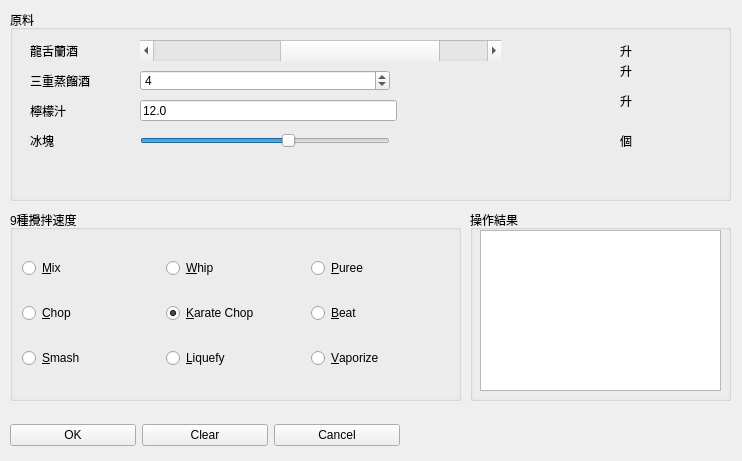
<?xml version="1.0" encoding="UTF-8"?>
<ui version="4.0">
 <class>MatrixWin</class>
 <widget class="QWidget" name="MatrixWin">
  <property name="geometry">
   <rect>
    <x>0</x>
    <y>0</y>
    <width>742</width>
    <height>461</height>
   </rect>
  </property>
  <property name="windowTitle">
   <string>瑪格麗特雞尾酒*調酒器</string>
  </property>
  <widget class="QGroupBox" name="groupBox">
   <property name="geometry">
    <rect>
     <x>10</x>
     <y>210</y>
     <width>451</width>
     <height>191</height>
    </rect>
   </property>
   <property name="toolTip">
    <string>Speed of the blender</string>
   </property>
   <property name="title">
    <string>9種攪拌速度</string>
   </property>
   <layout class="QGridLayout" name="gridLayout_2">
    <item row="0" column="0">
     <widget class="QRadioButton" name="speedButton1">
      <property name="text">
       <string>&amp;Mix</string>
      </property>
      <attribute name="buttonGroup">
       <string notr="true">speedButtonGroup</string>
      </attribute>
     </widget>
    </item>
    <item row="0" column="2">
     <widget class="QRadioButton" name="speedButton3">
      <property name="text">
       <string>&amp;Puree</string>
      </property>
      <attribute name="buttonGroup">
       <string notr="true">speedButtonGroup</string>
      </attribute>
     </widget>
    </item>
    <item row="1" column="0">
     <widget class="QRadioButton" name="speedButton4">
      <property name="text">
       <string>&amp;Chop</string>
      </property>
      <attribute name="buttonGroup">
       <string notr="true">speedButtonGroup</string>
      </attribute>
     </widget>
    </item>
    <item row="1" column="1">
     <widget class="QRadioButton" name="speedButton5">
      <property name="text">
       <string>&amp;Karate Chop</string>
      </property>
      <property name="checked">
       <bool>true</bool>
      </property>
      <attribute name="buttonGroup">
       <string notr="true">speedButtonGroup</string>
      </attribute>
     </widget>
    </item>
    <item row="1" column="2">
     <widget class="QRadioButton" name="speedButton6">
      <property name="text">
       <string>&amp;Beat</string>
      </property>
      <attribute name="buttonGroup">
       <string notr="true">speedButtonGroup</string>
      </attribute>
     </widget>
    </item>
    <item row="3" column="2">
     <widget class="QRadioButton" name="speedButton9">
      <property name="text">
       <string>&amp;Vaporize</string>
      </property>
      <attribute name="buttonGroup">
       <string notr="true">speedButtonGroup</string>
      </attribute>
     </widget>
    </item>
    <item row="3" column="1">
     <widget class="QRadioButton" name="speedButton8">
      <property name="text">
       <string>&amp;Liquefy</string>
      </property>
      <attribute name="buttonGroup">
       <string notr="true">speedButtonGroup</string>
      </attribute>
     </widget>
    </item>
    <item row="3" column="0">
     <widget class="QRadioButton" name="speedButton7">
      <property name="text">
       <string>&amp;Smash</string>
      </property>
      <attribute name="buttonGroup">
       <string notr="true">speedButtonGroup</string>
      </attribute>
     </widget>
    </item>
    <item row="0" column="1">
     <widget class="QRadioButton" name="speedButton2">
      <property name="text">
       <string>&amp;Whip</string>
      </property>
      <attribute name="buttonGroup">
       <string notr="true">speedButtonGroup</string>
      </attribute>
     </widget>
    </item>
   </layout>
  </widget>
  <widget class="QGroupBox" name="resultGroup">
   <property name="geometry">
    <rect>
     <x>470</x>
     <y>210</y>
     <width>261</width>
     <height>191</height>
    </rect>
   </property>
   <property name="title">
    <string>操作結果</string>
   </property>
   <widget class="QTextEdit" name="resultText">
    <property name="geometry">
     <rect>
      <x>10</x>
      <y>20</y>
      <width>241</width>
      <height>161</height>
     </rect>
    </property>
   </widget>
  </widget>
  <widget class="QWidget" name="layoutWidget">
   <property name="geometry">
    <rect>
     <x>10</x>
     <y>420</y>
     <width>390</width>
     <height>30</height>
    </rect>
   </property>
   <layout class="QHBoxLayout" name="horizontalLayout">
    <item>
     <widget class="QPushButton" name="okBtn">
      <property name="text">
       <string>OK</string>
      </property>
     </widget>
    </item>
    <item>
     <widget class="QPushButton" name="clearBtn">
      <property name="text">
       <string>Clear</string>
      </property>
     </widget>
    </item>
    <item>
     <widget class="QPushButton" name="cancelBtn">
      <property name="text">
       <string>Cancel</string>
      </property>
     </widget>
    </item>
   </layout>
  </widget>
  <widget class="QGroupBox" name="groupBox_2">
   <property name="geometry">
    <rect>
     <x>10</x>
     <y>10</y>
     <width>721</width>
     <height>191</height>
    </rect>
   </property>
   <property name="title">
    <string>原料</string>
   </property>
   <widget class="QLabel" name="label">
    <property name="geometry">
     <rect>
      <x>20</x>
      <y>30</y>
      <width>151</width>
      <height>21</height>
     </rect>
    </property>
    <property name="text">
     <string>龍舌蘭酒</string>
    </property>
   </widget>
   <widget class="QLabel" name="label_2">
    <property name="geometry">
     <rect>
      <x>20</x>
      <y>60</y>
      <width>151</width>
      <height>21</height>
     </rect>
    </property>
    <property name="text">
     <string>三重蒸餾酒</string>
    </property>
   </widget>
   <widget class="QLabel" name="label_7">
    <property name="geometry">
     <rect>
      <x>20</x>
      <y>90</y>
      <width>131</width>
      <height>21</height>
     </rect>
    </property>
    <property name="text">
     <string>檸檬汁</string>
    </property>
   </widget>
   <widget class="QLabel" name="label_4">
    <property name="geometry">
     <rect>
      <x>20</x>
      <y>120</y>
      <width>151</width>
      <height>22</height>
     </rect>
    </property>
    <property name="text">
     <string>冰塊</string>
    </property>
   </widget>
   <widget class="QScrollBar" name="tequilaScrollBar">
    <property name="enabled">
     <bool>true</bool>
    </property>
    <property name="geometry">
     <rect>
      <x>130</x>
      <y>30</y>
      <width>361</width>
      <height>21</height>
     </rect>
    </property>
    <property name="toolTip">
     <string>Jiggers of tequila</string>
    </property>
    <property name="maximum">
     <number>11</number>
    </property>
    <property name="value">
     <number>8</number>
    </property>
    <property name="sliderPosition">
     <number>8</number>
    </property>
    <property name="orientation">
     <enum>Qt::Horizontal</enum>
    </property>
   </widget>
   <widget class="QSpinBox" name="tripleSecSpinBox">
    <property name="geometry">
     <rect>
      <x>130</x>
      <y>60</y>
      <width>250</width>
      <height>21</height>
     </rect>
    </property>
    <property name="toolTip">
     <string>Jiggers of triple sec</string>
    </property>
    <property name="maximum">
     <number>11</number>
    </property>
    <property name="value">
     <number>4</number>
    </property>
   </widget>
   <widget class="QLineEdit" name="limeJuiceLineEdit">
    <property name="geometry">
     <rect>
      <x>130</x>
      <y>90</y>
      <width>257</width>
      <height>21</height>
     </rect>
    </property>
    <property name="toolTip">
     <string>Jiggers of lime juice</string>
    </property>
    <property name="text">
     <string>12.0</string>
    </property>
   </widget>
   <widget class="QSlider" name="iceHorizontalSlider">
    <property name="geometry">
     <rect>
      <x>130</x>
      <y>120</y>
      <width>250</width>
      <height>22</height>
     </rect>
    </property>
    <property name="toolTip">
     <string>Chunks of ice</string>
    </property>
    <property name="minimum">
     <number>0</number>
    </property>
    <property name="maximum">
     <number>20</number>
    </property>
    <property name="value">
     <number>12</number>
    </property>
    <property name="orientation">
     <enum>Qt::Horizontal</enum>
    </property>
   </widget>
   <widget class="QLabel" name="label_6">
    <property name="geometry">
     <rect>
      <x>610</x>
      <y>30</y>
      <width>61</width>
      <height>21</height>
     </rect>
    </property>
    <property name="text">
     <string>升</string>
    </property>
   </widget>
   <widget class="QLabel" name="label_3">
    <property name="geometry">
     <rect>
      <x>610</x>
      <y>50</y>
      <width>61</width>
      <height>21</height>
     </rect>
    </property>
    <property name="text">
     <string>升</string>
    </property>
   </widget>
   <widget class="QLabel" name="label_8">
    <property name="geometry">
     <rect>
      <x>610</x>
      <y>80</y>
      <width>61</width>
      <height>21</height>
     </rect>
    </property>
    <property name="text">
     <string>升</string>
    </property>
   </widget>
   <widget class="QLabel" name="label_5">
    <property name="geometry">
     <rect>
      <x>610</x>
      <y>120</y>
      <width>61</width>
      <height>21</height>
     </rect>
    </property>
    <property name="text">
     <string>個</string>
    </property>
   </widget>
   <widget class="QLabel" name="selScrollBarLbl">
    <property name="geometry">
     <rect>
      <x>520</x>
      <y>30</y>
      <width>51</width>
      <height>21</height>
     </rect>
    </property>
    <property name="text">
     <string/>
    </property>
   </widget>
   <widget class="QLabel" name="selIceSliderLbl">
    <property name="geometry">
     <rect>
      <x>520</x>
      <y>120</y>
      <width>51</width>
      <height>21</height>
     </rect>
    </property>
    <property name="text">
     <string/>
    </property>
   </widget>
  </widget>
 </widget>
 <resources/>
 <connections>
  <connection>
   <sender>okBtn</sender>
   <signal>clicked()</signal>
   <receiver>MatrixWin</receiver>
   <slot>uiAccept()</slot>
   <hints>
    <hint type="sourcelabel">
     <x>58</x>
     <y>382</y>
    </hint>
    <hint type="destinationlabel">
     <x>597</x>
     <y>223</y>
    </hint>
   </hints>
  </connection>
  <connection>
   <sender>cancelBtn</sender>
   <signal>clicked()</signal>
   <receiver>MatrixWin</receiver>
   <slot>uiReject()</slot>
   <hints>
    <hint type="sourcelabel">
     <x>261</x>
     <y>386</y>
    </hint>
    <hint type="destinationlabel">
     <x>621</x>
     <y>295</y>
    </hint>
   </hints>
  </connection>
  <connection>
   <sender>clearBtn</sender>
   <signal>clicked()</signal>
   <receiver>MatrixWin</receiver>
   <slot>uiClear()</slot>
   <hints>
    <hint type="sourcelabel">
     <x>145</x>
     <y>384</y>
    </hint>
    <hint type="destinationlabel">
     <x>587</x>
     <y>351</y>
    </hint>
   </hints>
  </connection>
  <connection>
   <sender>iceHorizontalSlider</sender>
   <signal>valueChanged(int)</signal>
   <receiver>MatrixWin</receiver>
   <slot>uiIceSliderValueChanged()</slot>
   <hints>
    <hint type="sourcelabel">
     <x>329</x>
     <y>133</y>
    </hint>
    <hint type="destinationlabel">
     <x>518</x>
     <y>115</y>
    </hint>
   </hints>
  </connection>
  <connection>
   <sender>tequilaScrollBar</sender>
   <signal>valueChanged(int)</signal>
   <receiver>MatrixWin</receiver>
   <slot>uiScrollBarValueChanged()</slot>
   <hints>
    <hint type="sourcelabel">
     <x>316</x>
     <y>36</y>
    </hint>
    <hint type="destinationlabel">
     <x>369</x>
     <y>14</y>
    </hint>
   </hints>
  </connection>
 </connections>
 <slots>
  <slot>uiAccept()</slot>
  <slot>uiReject()</slot>
  <slot>uiClear()</slot>
  <slot>uiIceSliderValueChanged()</slot>
  <slot>uiScrollBarValueChanged()</slot>
 </slots>
 <buttongroups>
  <buttongroup name="speedButtonGroup"/>
 </buttongroups>
</ui>
